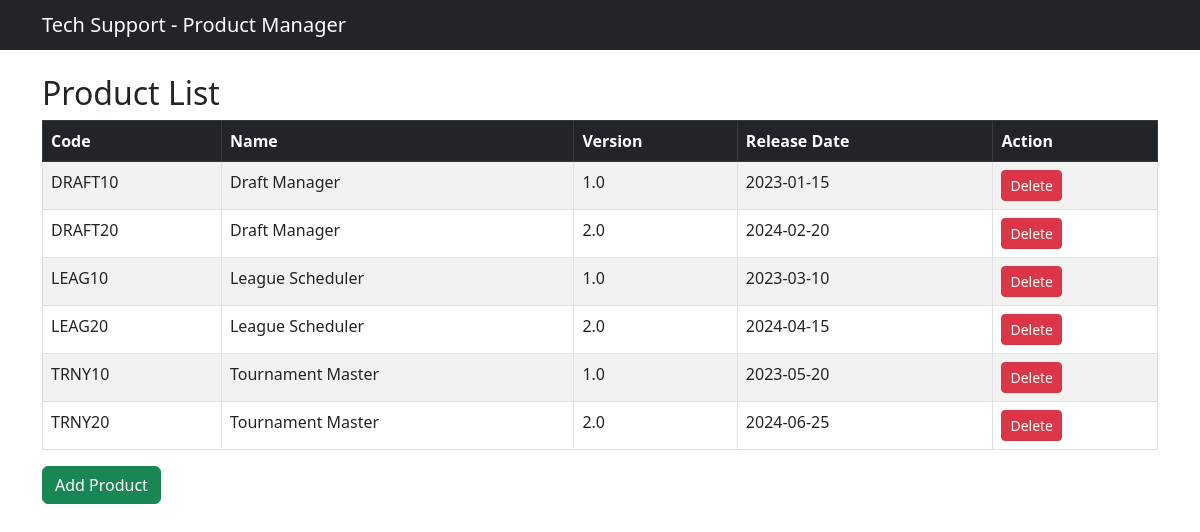
The page /project_6_1_manage_products/index.php on the database its author committed.
### tables this page shows
CREATE TABLE `products` (
  `productID` int(11) NOT NULL,
  `productCode` varchar(10) NOT NULL,
  `productName` varchar(100) NOT NULL,
  `version` varchar(20) NOT NULL,
  `releaseDate` date NOT NULL
);

### project_6_1_manage_products/index.php (the view, shortened to what this page needs)
<?php
require_once('database.php');
$query = 'SELECT * FROM products ORDER BY productID';
$statement = $db->prepare($query);
$statement->execute();
$products = $statement->fetchAll();
?>
<!DOCTYPE html>
<html lang="en">
<head>
   <link href="https://cdn.jsdelivr.net/npm/bootstrap@5.3.0/dist/css/bootstrap.min.css" rel="stylesheet">
  </head>
<body>
  <nav class="navbar navbar-dark bg-dark">
    <div class="container">
      <span class="navbar-brand mb-0 h1">Tech Support - Product Manager</span>
    </div>
  </nav>
    <div class="container mt-4">
        <h2>Product List</h2>
        <table class="table table-striped table-bordered">
            <thead class="table-dark">
                <tr>
                    <th>Code</th>
                    <th>Name</th>
                    <th>Version</th>
                    <th>Release Date</th>
                    <th>Action</th>
                </tr>
            </thead>
            <tbody>
                <?php foreach ($products as $product) : ?>
                <tr>
                    <td><?php echo htmlspecialchars($product['productCode']); ?></td>
                    <td><?php echo htmlspecialchars($product['productName']); ?></td>
                    <td><?php echo htmlspecialchars($product['version']); ?></td>
                    <td><?php echo htmlspecialchars($product['releaseDate']); ?></td>
                    <td>
                        <form action="delete_product.php" method="post" style="display:inline;">
                            <button type="submit" class="btn btn-danger btn-sm">Delete</button>
                        </form>
                    </td>
                </tr>
                <?php endforeach; ?>
            </tbody>
        </table>
        <a href="add_product_form.php" class="btn btn-success">Add Product</a>
    </div>
</body>
</html>

### rows shown on the page
products: productCode "DRAFT10", productName "Draft Manager", version "1.0", releaseDate "2023-01-15"
products: productCode "DRAFT20", productName "Draft Manager", version "2.0", releaseDate "2024-02-20"
products: productCode "LEAG10", productName "League Scheduler", version "1.0", releaseDate "2023-03-10"
products: productCode "LEAG20", productName "League Scheduler", version "2.0", releaseDate "2024-04-15"
products: productCode "TRNY10", productName "Tournament Master", version "1.0", releaseDate "2023-05-20"
products: productCode "TRNY20", productName "Tournament Master", version "2.0", releaseDate "2024-06-25"
